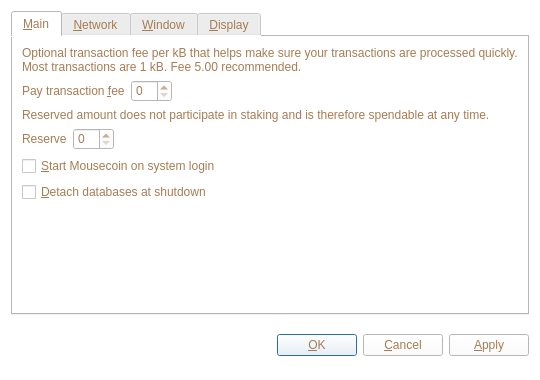
<?xml version="1.0" encoding="UTF-8"?>
<ui version="4.0">
 <class>OptionsDialog</class>
 <widget class="QDialog" name="OptionsDialog">
  <property name="geometry">
   <rect>
    <x>0</x>
    <y>0</y>
    <width>540</width>
    <height>380</height>
   </rect>
  </property>
  <property name="windowTitle">
   <string>Options</string>
  </property>
  <property name="styleSheet">
   <string notr="true">background-color: white;
color: rgb(166, 124, 82);</string>
  </property>
  <property name="modal">
   <bool>true</bool>
  </property>
  <layout class="QVBoxLayout" name="verticalLayout">
   <item>
    <widget class="QTabWidget" name="tabWidget">
     <property name="tabPosition">
      <enum>QTabWidget::North</enum>
     </property>
     <property name="currentIndex">
      <number>0</number>
     </property>
     <widget class="QWidget" name="tabMain">
      <attribute name="title">
       <string>&amp;Main</string>
      </attribute>
      <layout class="QVBoxLayout" name="verticalLayout_Main">
       <item>
        <widget class="QLabel" name="transactionFeeInfoLabel">
         <property name="text">
          <string>Optional transaction fee per kB that helps make sure your transactions are processed quickly. Most transactions are 1 kB. Fee 5.00 recommended.</string>
         </property>
         <property name="textFormat">
          <enum>Qt::PlainText</enum>
         </property>
         <property name="wordWrap">
          <bool>true</bool>
         </property>
        </widget>
       </item>
       <item>
        <layout class="QHBoxLayout" name="horizontalLayoutFee">
         <item>
          <widget class="QLabel" name="transactionFeeLabel">
           <property name="text">
            <string>Pay transaction &amp;fee</string>
           </property>
           <property name="textFormat">
            <enum>Qt::PlainText</enum>
           </property>
           <property name="buddy">
            <cstring>transactionFee</cstring>
           </property>
          </widget>
         </item>
         <item>
          <widget class="BitcoinAmountField" name="transactionFee"/>
         </item>
         <item>
          <spacer name="horizontalSpacerFee">
           <property name="orientation">
            <enum>Qt::Horizontal</enum>
           </property>
           <property name="sizeHint" stdset="0">
            <size>
             <width>40</width>
             <height>20</height>
            </size>
           </property>
          </spacer>
         </item>
        </layout>
       </item>
       <item>
        <widget class="QLabel" name="reserveBalanceInfoLabel">
         <property name="text">
          <string>Reserved amount does not participate in staking and is therefore spendable at any time.</string>
         </property>
         <property name="textFormat">
          <enum>Qt::PlainText</enum>
         </property>
         <property name="wordWrap">
          <bool>true</bool>
         </property>
        </widget>
       </item>
       <item>
        <layout class="QHBoxLayout" name="horizontalLayoutReserveBalance">
         <item>
          <widget class="QLabel" name="reserveBalanceLabel">
           <property name="text">
            <string>Reserve</string>
           </property>
           <property name="textFormat">
            <enum>Qt::PlainText</enum>
           </property>
           <property name="buddy">
            <cstring>reserveBalance</cstring>
           </property>
          </widget>
         </item>
         <item>
          <widget class="BitcoinAmountField" name="reserveBalance"/>
         </item>
         <item>
          <spacer name="horizontalSpacerReserveBalance">
           <property name="orientation">
            <enum>Qt::Horizontal</enum>
           </property>
           <property name="sizeHint" stdset="0">
            <size>
             <width>40</width>
             <height>20</height>
            </size>
           </property>
          </spacer>
         </item>
        </layout>
       </item>
       <item>
        <widget class="QCheckBox" name="bitcoinAtStartup">
         <property name="toolTip">
          <string>Automatically start Mousecoin after logging in to the system.</string>
         </property>
         <property name="text">
          <string>&amp;Start Mousecoin on system login</string>
         </property>
        </widget>
       </item>
       <item>
        <widget class="QCheckBox" name="detachDatabases">
         <property name="toolTip">
          <string>Detach block and address databases at shutdown. This means they can be moved to another data directory, but it slows down shutdown. The wallet is always detached.</string>
         </property>
         <property name="text">
          <string>&amp;Detach databases at shutdown</string>
         </property>
        </widget>
       </item>
       <item>
        <spacer name="verticalSpacer_Main">
         <property name="orientation">
          <enum>Qt::Vertical</enum>
         </property>
         <property name="sizeHint" stdset="0">
          <size>
           <width>20</width>
           <height>40</height>
          </size>
         </property>
        </spacer>
       </item>
      </layout>
     </widget>
     <widget class="QWidget" name="tabNetwork">
      <attribute name="title">
       <string>&amp;Network</string>
      </attribute>
      <layout class="QVBoxLayout" name="verticalLayout_Network">
       <item>
        <widget class="QCheckBox" name="mapPortUpnp">
         <property name="toolTip">
          <string>Automatically open the Mousecoin client port on the router. This only works when your router supports UPnP and it is enabled.</string>
         </property>
         <property name="text">
          <string>Map port using &amp;UPnP</string>
         </property>
        </widget>
       </item>
       <item>
        <widget class="QCheckBox" name="connectSocks">
         <property name="toolTip">
          <string>Connect to the Mousecoin network through a SOCKS proxy (e.g. when connecting through Tor).</string>
         </property>
         <property name="text">
          <string>&amp;Connect through SOCKS proxy:</string>
         </property>
        </widget>
       </item>
       <item>
        <layout class="QHBoxLayout" name="horizontalLayout_Network">
         <item>
          <widget class="QLabel" name="proxyIpLabel">
           <property name="text">
            <string>Proxy &amp;IP:</string>
           </property>
           <property name="textFormat">
            <enum>Qt::PlainText</enum>
           </property>
           <property name="buddy">
            <cstring>proxyIp</cstring>
           </property>
          </widget>
         </item>
         <item>
          <widget class="QValidatedLineEdit" name="proxyIp">
           <property name="maximumSize">
            <size>
             <width>140</width>
             <height>16777215</height>
            </size>
           </property>
           <property name="toolTip">
            <string>IP address of the proxy (e.g. 127.0.0.1)</string>
           </property>
          </widget>
         </item>
         <item>
          <widget class="QLabel" name="proxyPortLabel">
           <property name="text">
            <string>&amp;Port:</string>
           </property>
           <property name="textFormat">
            <enum>Qt::PlainText</enum>
           </property>
           <property name="buddy">
            <cstring>proxyPort</cstring>
           </property>
          </widget>
         </item>
         <item>
          <widget class="QLineEdit" name="proxyPort">
           <property name="maximumSize">
            <size>
             <width>55</width>
             <height>16777215</height>
            </size>
           </property>
           <property name="toolTip">
            <string>Port of the proxy (e.g. 9050)</string>
           </property>
          </widget>
         </item>
         <item>
          <widget class="QLabel" name="socksVersionLabel">
           <property name="text">
            <string>SOCKS &amp;Version:</string>
           </property>
           <property name="textFormat">
            <enum>Qt::PlainText</enum>
           </property>
           <property name="buddy">
            <cstring>socksVersion</cstring>
           </property>
          </widget>
         </item>
         <item>
          <widget class="QValueComboBox" name="socksVersion">
           <property name="toolTip">
            <string>SOCKS version of the proxy (e.g. 5)</string>
           </property>
          </widget>
         </item>
         <item>
          <spacer name="horizontalSpacer_Network">
           <property name="orientation">
            <enum>Qt::Horizontal</enum>
           </property>
           <property name="sizeHint" stdset="0">
            <size>
             <width>40</width>
             <height>20</height>
            </size>
           </property>
          </spacer>
         </item>
        </layout>
       </item>
       <item>
        <spacer name="verticalSpacer_Network">
         <property name="orientation">
          <enum>Qt::Vertical</enum>
         </property>
         <property name="sizeHint" stdset="0">
          <size>
           <width>20</width>
           <height>40</height>
          </size>
         </property>
        </spacer>
       </item>
      </layout>
     </widget>
     <widget class="QWidget" name="tabWindow">
      <attribute name="title">
       <string>&amp;Window</string>
      </attribute>
      <layout class="QVBoxLayout" name="verticalLayout_Window">
       <item>
        <widget class="QCheckBox" name="minimizeToTray">
         <property name="toolTip">
          <string>Show only a tray icon after minimizing the window.</string>
         </property>
         <property name="text">
          <string>&amp;Minimize to the tray instead of the taskbar</string>
         </property>
        </widget>
       </item>
       <item>
        <widget class="QCheckBox" name="minimizeOnClose">
         <property name="toolTip">
          <string>Minimize instead of exit the application when the window is closed. When this option is enabled, the application will be closed only after selecting Quit in the menu.</string>
         </property>
         <property name="text">
          <string>M&amp;inimize on close</string>
         </property>
        </widget>
       </item>
       <item>
        <spacer name="verticalSpacer_Window">
         <property name="orientation">
          <enum>Qt::Vertical</enum>
         </property>
         <property name="sizeHint" stdset="0">
          <size>
           <width>20</width>
           <height>40</height>
          </size>
         </property>
        </spacer>
       </item>
      </layout>
     </widget>
     <widget class="QWidget" name="tabDisplay">
      <attribute name="title">
       <string>&amp;Display</string>
      </attribute>
      <layout class="QVBoxLayout" name="verticalLayout_Display">
       <item>
        <layout class="QHBoxLayout" name="horizontalLayout_1_Display">
         <item>
          <widget class="QLabel" name="langLabel">
           <property name="text">
            <string>User Interface &amp;language:</string>
           </property>
           <property name="textFormat">
            <enum>Qt::PlainText</enum>
           </property>
           <property name="buddy">
            <cstring>lang</cstring>
           </property>
          </widget>
         </item>
         <item>
          <widget class="QValueComboBox" name="lang">
           <property name="toolTip">
            <string>The user interface language can be set here. This setting will take effect after restarting Mousecoin.</string>
           </property>
          </widget>
         </item>
        </layout>
       </item>
       <item>
        <layout class="QHBoxLayout" name="horizontalLayout_2_Display">
         <item>
          <widget class="QLabel" name="unitLabel">
           <property name="text">
            <string>&amp;Unit to show amounts in:</string>
           </property>
           <property name="textFormat">
            <enum>Qt::PlainText</enum>
           </property>
           <property name="buddy">
            <cstring>unit</cstring>
           </property>
          </widget>
         </item>
         <item>
          <widget class="QValueComboBox" name="unit">
           <property name="toolTip">
            <string>Choose the default subdivision unit to show in the interface and when sending coins.</string>
           </property>
          </widget>
         </item>
        </layout>
       </item>
       <item>
        <widget class="QCheckBox" name="displayAddresses">
         <property name="toolTip">
          <string>Whether to show Mousecoin addresses in the transaction list or not.</string>
         </property>
         <property name="text">
          <string>&amp;Display addresses in transaction list</string>
         </property>
        </widget>
       </item>
       <item>
        <widget class="QCheckBox" name="coinControlFeatures">
         <property name="toolTip">
          <string>Whether to show coin control features or not.</string>
         </property>
         <property name="text">
          <string>Display coin &amp;control features (experts only!)</string>
         </property>
        </widget>
       </item>
       <item>
        <spacer name="verticalSpacer_Display">
         <property name="orientation">
          <enum>Qt::Vertical</enum>
         </property>
         <property name="sizeHint" stdset="0">
          <size>
           <width>20</width>
           <height>40</height>
          </size>
         </property>
        </spacer>
       </item>
      </layout>
     </widget>
    </widget>
   </item>
   <item>
    <layout class="QHBoxLayout" name="horizontalLayout_Buttons">
     <item>
      <spacer name="horizontalSpacer_1">
       <property name="orientation">
        <enum>Qt::Horizontal</enum>
       </property>
       <property name="sizeHint" stdset="0">
        <size>
         <width>40</width>
         <height>48</height>
        </size>
       </property>
      </spacer>
     </item>
     <item>
      <widget class="QLabel" name="statusLabel">
       <property name="font">
        <font>
         <weight>75</weight>
         <bold>true</bold>
        </font>
       </property>
       <property name="text">
        <string/>
       </property>
       <property name="textFormat">
        <enum>Qt::PlainText</enum>
       </property>
       <property name="wordWrap">
        <bool>true</bool>
       </property>
      </widget>
     </item>
     <item>
      <spacer name="horizontalSpacer_2">
       <property name="orientation">
        <enum>Qt::Horizontal</enum>
       </property>
       <property name="sizeHint" stdset="0">
        <size>
         <width>40</width>
         <height>48</height>
        </size>
       </property>
      </spacer>
     </item>
     <item>
      <widget class="QPushButton" name="okButton">
       <property name="text">
        <string>&amp;OK</string>
       </property>
      </widget>
     </item>
     <item>
      <widget class="QPushButton" name="cancelButton">
       <property name="text">
        <string>&amp;Cancel</string>
       </property>
       <property name="autoDefault">
        <bool>false</bool>
       </property>
      </widget>
     </item>
     <item>
      <widget class="QPushButton" name="applyButton">
       <property name="text">
        <string>&amp;Apply</string>
       </property>
       <property name="autoDefault">
        <bool>false</bool>
       </property>
      </widget>
     </item>
    </layout>
   </item>
  </layout>
 </widget>
 <customwidgets>
  <customwidget>
   <class>BitcoinAmountField</class>
   <extends>QSpinBox</extends>
   <header>bitcoinamountfield.h</header>
  </customwidget>
  <customwidget>
   <class>QValueComboBox</class>
   <extends>QComboBox</extends>
   <header>qvaluecombobox.h</header>
  </customwidget>
  <customwidget>
   <class>QValidatedLineEdit</class>
   <extends>QLineEdit</extends>
   <header>qvalidatedlineedit.h</header>
  </customwidget>
 </customwidgets>
 <resources/>
 <connections/>
</ui>
